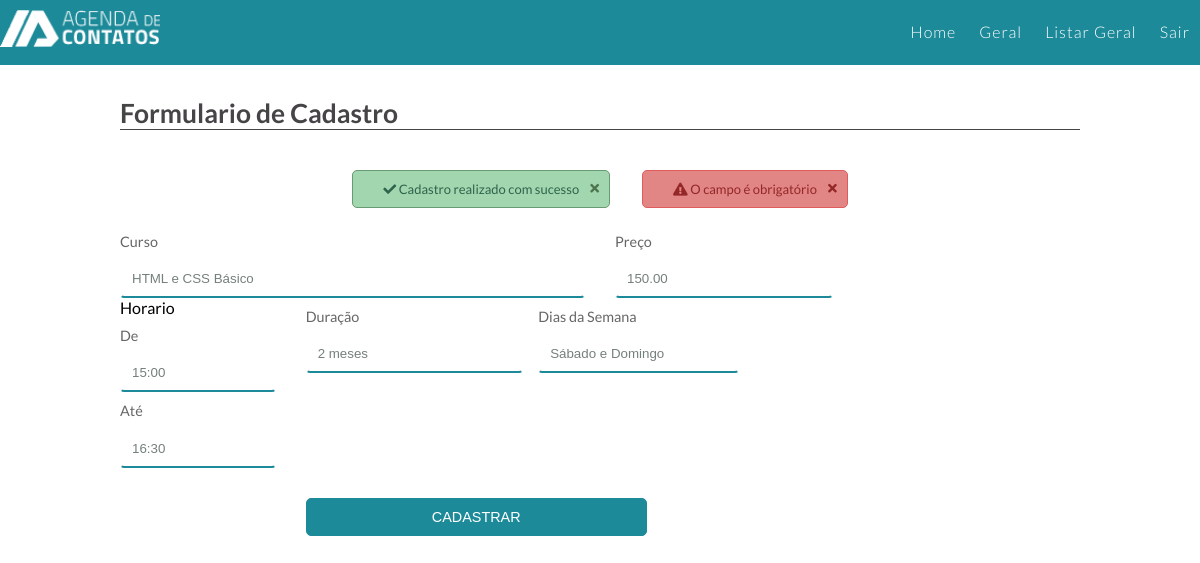
The page /curso/edit/1 on the database its author committed.
### tables this page shows
CREATE TABLE `tblcurso` (
  `idcurso` int(11) NOT NULL,
  `curso` varchar(100) NOT NULL,
  `preco` float(10,2) NOT NULL,
  `horainicio` varchar(5) NOT NULL,
  `horafim` varchar(5) NOT NULL,
  `duracao` varchar(45) NOT NULL,
  `dias` varchar(45) NOT NULL
);

### app/core/Controller.php (called while the page is built, shortened)
<?php
class Controller{
     public function load($viewName, $viewData=array()){
       extract($viewData);
       include "app/views/" . $viewName .".php";
   }
}

### app/controllers/CursoController.php (called while the page is built, shortened)
<?php
class CursoController extends Controller{
    public function edit($id)
   {
      $objCurso = new Curso();
      $dados["curso"] = $objCurso -> getCurso($id);
      $dados["view"] =  "Curso/Create";
      $this->load("template", $dados);
   }
}

### app/core/Core.php (called while the page is built, shortened)
<?php
class Core{
    private $controller;
    private $metodo;
    private $parametros = array();
    public function run(){
       $c = new $controllerCorrente;
       call_user_func_array(array($c, $this->getMetodo()), $this->getParametros());
    }
    public function verificaUri(){
        $url =explode("index.php", $_SERVER["PHP_SELF"]);
        $url = end($url);
        if($url!=""){
            $url = explode('/', $url);
            array_shift($url);
            $this->controller = ucfirst($url[0]) ."Controller";
            array_shift($url);
            if(isset($url[0])){
                $this->metodo = $url[0];
                array_shift($url);
            }
            if(isset($url[0])){
                $this->parametros= array_filter($url);
            }
        }else{
            $this->controller = ucfirst(CONTROLLER_PADRAO) ."Controller";
        }
    }
    public function getMetodo() {
        if(method_exists(NAMESPACE_CONTROLLER .$this->controller, $this->metodo)){
            return $this->metodo;
        }
        return METODO_PADRAO;
    }
    public function getParametros() {
        return $this->parametros;
    }
}

### index.php (called while the page is built, shortened)
<?php
require 'app/core/Core.php';
$core = new Core;
$core -> run();

### app/core/Model.php (called while the page is built, shortened)
<?php
abstract class Model{
    public function __construct() {
		 $opcoes = array(
                \PDO::ATTR_ERRMODE => \PDO::ERRMODE_EXCEPTION,
                \PDO::MYSQL_ATTR_INIT_COMMAND =>"Set NAMES utf8"
        );
        $this->db = new \PDO("mysql:dbname=".BANCO.";host=".SERVIDOR,USUARIO,SENHA, $opcoes);
    }
}

### app/models/Curso.php (called while the page is built, shortened)
<?php
class Curso extends Model{
    public function getCurso($id){
        $sql = "SELECT * FROM tblcurso WHERE idcurso = $id";
        $qry = $this -> db -> query($sql);
        return $qry -> fetch(\PDO::FETCH_OBJ);
    }
}

### app/views/curso/create.php (the view, shortened to what this page needs)
<section class="mt-4">
			<div class="titulo h5 mb-0"><h2>Formulario de Cadastro</h2></div>
				<div class="base-form">
					<div class="caixa-form">
						<form action="<?php echo URL_BASE."curso/salvar" ?>" method="POST">
							<div class="rows">
								<div class="col-12 d-flex text-justify-center">
									<span href="" class="msg msg-verde mx-3"><i class="fas fa-check"></i> Cadastro realizado com sucesso <a href="javascrip:;" onclick="fecharMsg()" class="fas fa-times float-right"></a></span>
									<span href="" class="msg msg-vermelho mx-3"><i class="fas fa-exclamation-triangle"></i> O campo é obrigatório <a href="javascript:;" onclick="fecharMsg()" class="fas fa-times float-right"></a></span>
								</div>
							</div>
							<div class="rows msg-form">
								<div class="col-9">
								<div class="rows">
									<div class="col-8">
										<label>Curso</label>
										<input name="curso" value="<?php echo isset($curso) ? $curso->curso: "" ?>" type="text" placeholder="Insira o nome" class="form-campo">
									</div>
								<div class="col-4">
									<label>Preço</label>
									<input name="preco" value="<?php echo isset($curso) ? $curso->preco: "" ?>" type="text" placeholder="Preço" class="form-campo">
								</div>
									<div class="col-3">
										<p>Horario</p>
										<label>De</label>
										<input name="horainicio" value="<?php echo isset($curso) ? $curso->horainicio: "" ?>" type="text" placeholder="Insira o Horario" class="form-campo">
										<label>Até</label>
										<input name="horafim" value="<?php echo isset($curso) ? $curso->horafim:""?>" type="text" placeholder="Insira o Horario" class="form-campo">
									</div>
									<div class="col-4">
										<label>Duração</label>
										<input name="duracao" value="<?php echo isset($curso) ? $curso->duracao: "" ?>" type="text" placeholder="Insira a duração em meses" class="form-campo">
									</div>
									<div class="col-5">
										<label>Dias da Semana</label>
										<input name="dias" value="<?php echo isset($curso) ? $curso->dias: "" ?>" type="text" placeholder="Insira os dias da semana" class="form-campo">
									</div>
								<div class="col-6 m-auto">
									<input type="submit" value="Cadastrar" class="btn btn-verde width-100">
								</div>
								</div>
								</div>
						</form>
					</div>
				</div>
			</div>

### assets/css/auxiliar.css (style rules this page uses)
a { text-decoration:none }
.d-flex { display:flex!important; }
.float-right { float:right; }
.m-auto { margin:0 auto!important; }
.mt-4,.my-4 { margin-top:2rem!important; }
.mb-0,.my-0 { margin-bottom:0!important; }
.ml-3,.mx-3 { margin-left:1rem!important; }
.mr-3,.mx-3 { margin-right:1rem!important; }
.h5 { font-size:1.1rem!important;margin-bottom:20px;display:block }
.text-justify-center { justify-content: center; }
.width-100 { width:100%!important; }
.btn { display: block; padding: 10px; border:0; border-radius: 5px; color: #fff; text-align: center; text-transform: uppercase; text-decoration: none; background:#41d07b!important; transition:all .4s; font-size: .9rem!important; }
.btn-verde { background:#1D8A99!important; border: solid 1px #1D8A99!important; }
.form-campo { width: 100%; max-width: 100%; padding: 10px; display: block; border: solid 2px transparent; border-bottom: solid 2px #1D8A99; color: #75807b; background: none; border-radius: 4px; transition: all .2s; }
.msg { display: block; background: #de6d6d; border-radius: 5px; padding: 10px; border: solid 1px #d74e4e; color: #7f2e2e; font-weight: 600; margin-bottom:15px; padding-right: 30px!important; position: relative; }
.msg .fa-times { position:absolute; right:10px; top:12px }
.msg.msg-verde .fa-times { color: #4d754d;text-decoration:none; font-size:.8rem }
.msg.msg-vermelho .fa-times { color: #942828;text-decoration:none; font-size:.8rem }
.msg.msg-verde { background: #a2d6ae; border-color: #689a74; color: #2e634d; }
.msg.msg-vermelho { background: #e28585; border-color: #e05c5c; color: #942828; }

### assets/css/grade.css (style rules this page uses)
*,::after,::before { box-sizing:border-box; -webkit-box-sizing:border-box; -moz-box-sizing:border-box; -o-box-sizing:border-box; -ms-box-sizing:border-box; }
.rows { display:flex; display:-ms-flex; flex-wrap:wrap; -ms-flex-wrap:wrap; margin-left:-15px; margin-right:-15px; }
.col,.col-1,.col-2,.col-3,.col-4,.col-6,.col-8,.col-9,.col-10,.col-12 { position:relative; width:100%; min-height:1px; padding-right:15px; padding-left:15px; }
@media (min-width:992px) { .col-3 { max-width:25%; ms-flex:0 0 25%; flex:0 0 25%; } }
@media (min-width:992px) { .col-4 { max-width:33.333333%; ms-flex:0 0 33.333333%; flex:0 0 33.333333%; } }
@media (min-width:992px) { .col-6 { max-width:50%; ms-flex:0 0 50%; flex:0 0 50%; } }
@media (min-width:992px) { .col-8 { max-width:66.666667%; ms-flex:0 0 66.666667%; flex:0 0 66.666667%; } }
@media (min-width:992px) { .col-9 { max-width:75%; ms-flex:0 0 75%; flex:0 0 75%; } }
@media (min-width:992px) { .col-12 { max-width:100%; ms-flex:0 0 100%; flex:0 0 100%; } }

### assets/css/style.css (style rules this page uses)
* { padding:0; margin:0; box-sizing:border-box; -webkit-box-sizing:border-box; -moz-box-sizing:border-box; -o-box-sizing:border-box; }
body { font-family: 'Lato', sans-serif; font-size:1em; background: #fff; }
a { text-decoration:none; }
.titulo { display: block; border-bottom: solid 1px #464446; color: #464446; font-size: 1.2em; margin-bottom: 1.5rem; }
.base-form { width:100%; float:left; padding:20px 0px; margin-top:20px; padding-bottom:40px; }
.base-form .caixa-form { width:100%; float:left; }
.base-form .caixa-form form label { display:block; margin-bottom:.6rem; margin-top:.6rem; }
.base-form .caixa-form form label { display:block; font-size:.9em; color:#666; }
.base-form .caixa-form .btn { width:auto; background:#e3960b; color:#fff; border:0; display:block; margin:0 auto; text-transform:uppercase; margin-top:30px; margin-bottom:30px; }
.msg { font-weight: 400; margin-bottom: 15px; font-size: small; padding-left:30px }

### rows shown on the page
tblcurso: curso "HTML e CSS Básico", preco "150.00", horainicio "15:00", horafim "16:30", duracao "2 meses", dias "Sábado e Domingo"
